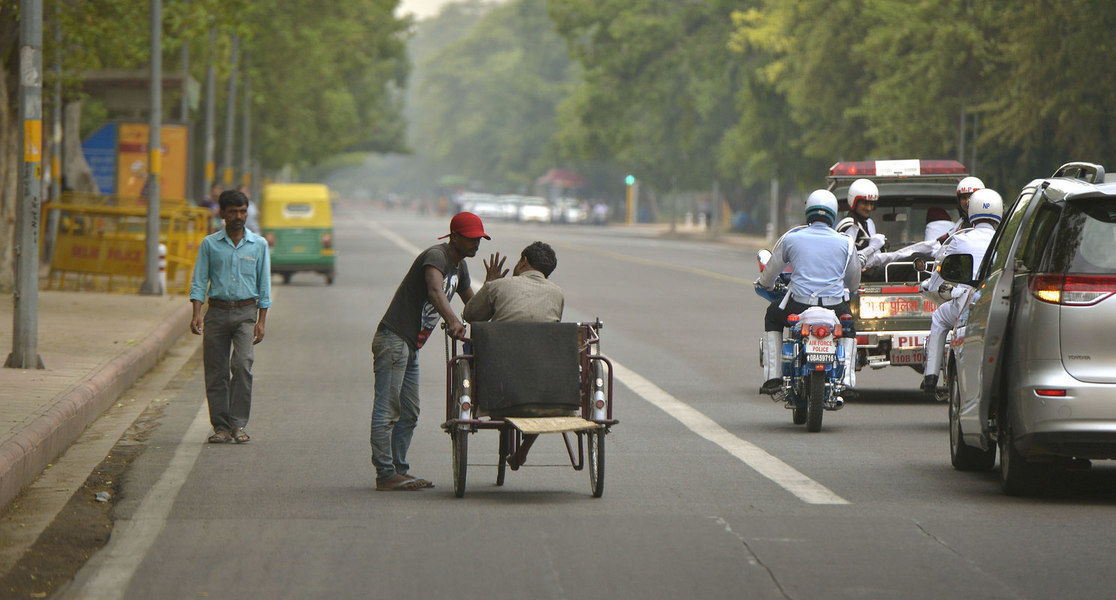
#> input picture PoseEstimation/densepose/DensePoseData/demo_data/demo_im.jpg, 1116 x 600 px
$ jupyter execute DensePose-RCNN-Visualize-Results.ipynb
#> lines starting #> are read from the running program, lines starting #| are printed output that depends on the picture
[cell 1]
import numpy
import cv2
import matplotlib.pyplot as plt
import numpy as np

im  = cv2.imread('../DensePoseData/demo_data/demo_im.jpg')
#> im is the input picture: shape (600, 1116, 3); mean B, G, R 98, 113.7, 116
IUV = cv2.imread('../DensePoseData/infer_out/demo_im_IUV.png')
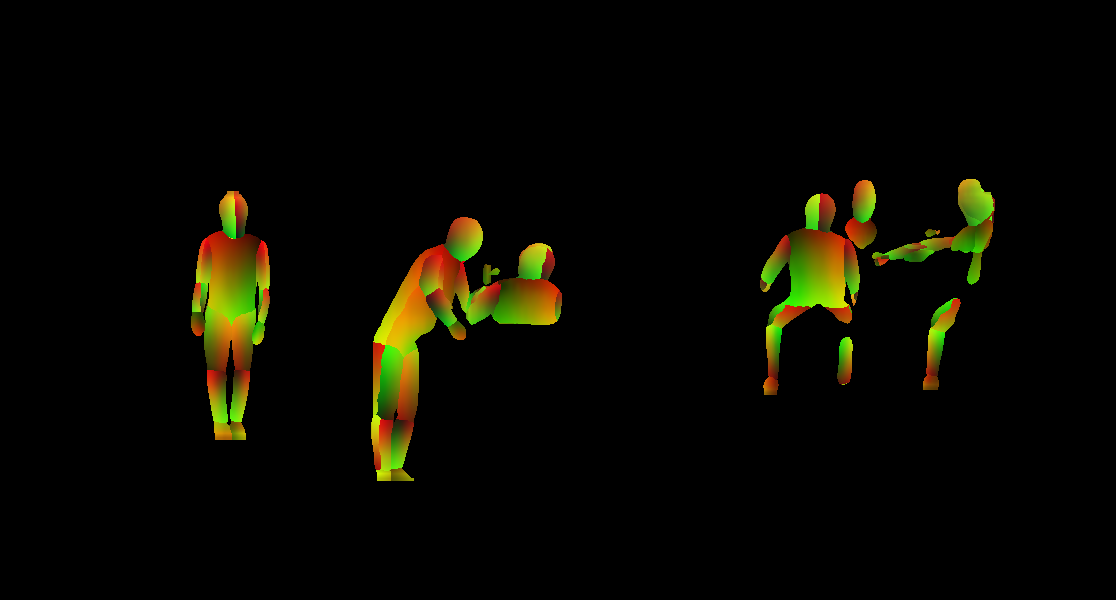
#> input picture PoseEstimation/densepose/DensePoseData/infer_out/1/demo_im_IUV.png, 1116 x 600 px, found by its file name
#> IUV is the input picture: shape (600, 1116, 3); mean B, G, R 0.7, 8.4, 9
INDS = cv2.imread('../DensePoseData/infer_out/demo_im_INDS.png',  0)
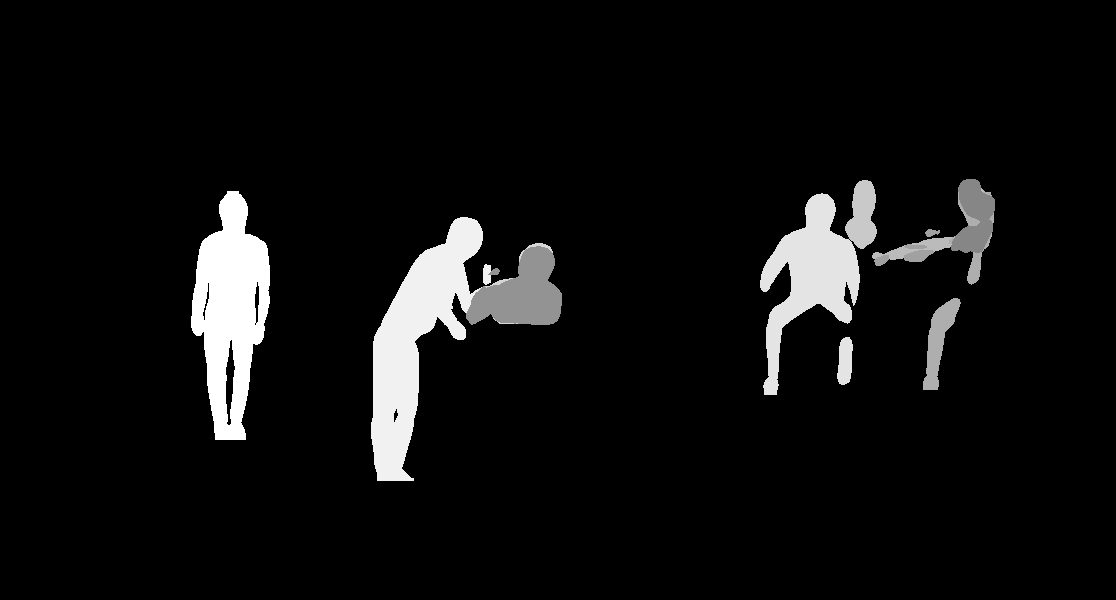
#> input picture PoseEstimation/densepose/DensePoseData/infer_out/1/demo_im_INDS.png, 1116 x 600 px, found by its file name
#> INDS is the input picture: shape (600, 1116); min 0, max 19, mean 1.12

Let's visualize the I, U and V images.

[cell 2]
fig = plt.figure(figsize=[15,15])
plt.imshow(   np.hstack((IUV[:,:,0]/24. ,IUV[:,:,1]/256. ,IUV[:,:,2]/256.))  )
plt.title('I, U and V images.')
plt.axis('off') ; plt.show()
#> after `plt.axis('off')`:
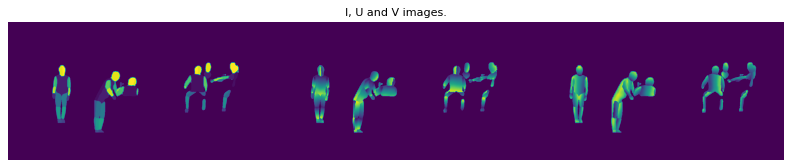
#> figure drawn by matplotlib, 1 panel

Let's visualize the isocontours of the UV fields.

[cell 3]
fig = plt.figure(figsize=[12,12])
plt.imshow( im[:,:,::-1] )
plt.contour( IUV[:,:,1]/256.,10, linewidths = 1 )
plt.contour( IUV[:,:,2]/256.,10, linewidths = 1 )
plt.axis('off') ; plt.show()
#> after `plt.axis('off')`:
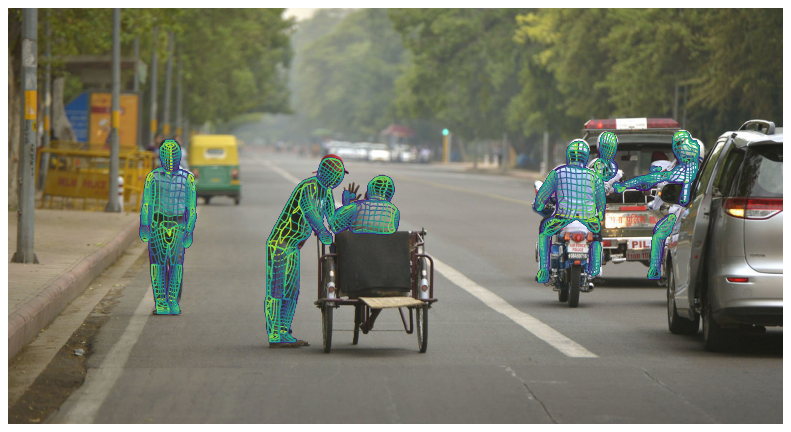
#> figure drawn by matplotlib, 1 panel

Let's visualize the human-body FG mask indices.

[cell 4]
fig = plt.figure(figsize=[12,12])
plt.imshow( im[:,:,::-1] )
plt.contour( INDS, linewidths = 4 )
plt.axis('off') ; plt.show()
#> after `plt.axis('off')`:
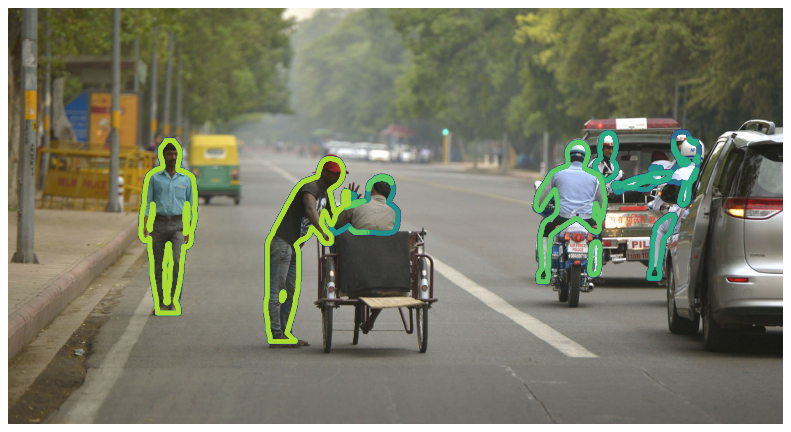
#> figure drawn by matplotlib, 1 panel
